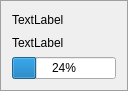
<?xml version="1.0" encoding="UTF-8"?>
<ui version="4.0">
 <class>DownloadWidget</class>
 <widget class="QFrame" name="DownloadWidget">
  <property name="geometry">
   <rect>
    <x>0</x>
    <y>0</y>
    <width>128</width>
    <height>91</height>
   </rect>
  </property>
  <property name="styleSheet">
   <string notr="true">#DownloadWidget {
  background: palette(button);
  border: 1px solid palette(dark);
  margin: 0px;
}</string>
  </property>
  <layout class="QGridLayout" name="m_topLevelLayout">
   <property name="sizeConstraint">
    <enum>QLayout::SetMinAndMaxSize</enum>
   </property>
   <item row="2" column="0" colspan="2">
    <widget class="QProgressBar" name="m_progressBar">
     <property name="styleSheet">
      <string notr="true">/*font-size: 12px*/
font: 10pt &quot;Times New Roman&quot;;</string>
     </property>
     <property name="value">
      <number>24</number>
     </property>
    </widget>
   </item>
   <item row="1" column="0" colspan="2">
    <widget class="QLabel" name="m_srcUrl">
     <property name="maximumSize">
      <size>
       <width>350</width>
       <height>16777215</height>
      </size>
     </property>
     <property name="styleSheet">
      <string notr="true">font: 10pt &quot;Times New Roman&quot;;</string>
     </property>
     <property name="text">
      <string>TextLabel</string>
     </property>
    </widget>
   </item>
   <item row="0" column="1">
    <widget class="QPushButton" name="m_cancelButton">
     <property name="sizePolicy">
      <sizepolicy hsizetype="Fixed" vsizetype="Fixed">
       <horstretch>0</horstretch>
       <verstretch>0</verstretch>
      </sizepolicy>
     </property>
     <property name="styleSheet">
      <string notr="true">QPushButton {
  margin: 1px;
  border: none;
}
QPushButton:pressed {
  margin: none;
  border: 1px solid palette(shadow);
  background: palette(midlight);
}</string>
     </property>
     <property name="flat">
      <bool>false</bool>
     </property>
    </widget>
   </item>
   <item row="0" column="0">
    <widget class="QLabel" name="m_dstName">
     <property name="styleSheet">
      <string notr="true">font: 75 14pt &quot;Times New Roman&quot;;</string>
     </property>
     <property name="text">
      <string>TextLabel</string>
     </property>
    </widget>
   </item>
  </layout>
 </widget>
 <resources/>
 <connections/>
</ui>
